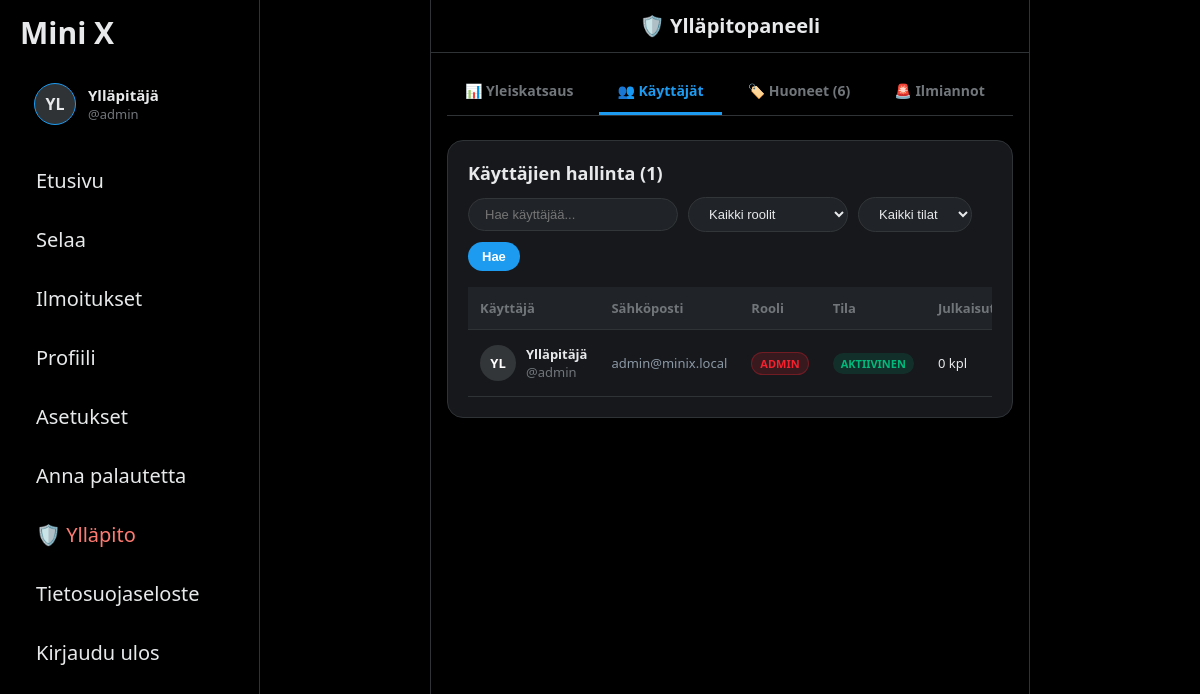
The app's page /index.php?page=admin&tab=users (signed in) with its own data.
### tables this page shows
CREATE TABLE `users` (
  `id` int(11) NOT NULL,
  `username` varchar(30) NOT NULL,
  `display_name` varchar(30) DEFAULT NULL,
  `password` varchar(255) NOT NULL,
  `role` enum('user','admin') NOT NULL DEFAULT 'user',
  `email` varchar(255) DEFAULT NULL,
  `avatar` varchar(255) DEFAULT NULL,
  `created_at` datetime NOT NULL DEFAULT current_timestamp(),
  `reset_token_hash` varchar(64) DEFAULT NULL,
  `reset_token_expires_at` datetime DEFAULT NULL,
  `deleted_at` datetime DEFAULT NULL
);

### functions/admin.php (called while the page is built, shortened)
<?php
function ensureAdminSchema($conn)
{
    static $checked = false;
    if ($checked || !$conn) {
        return true;
    }
    $checked = true;
    return true;
}
function getAdminOverviewStats($conn)
{
    $stats = [
        'total_users'     => 0,
        'active_users'    => 0,
        'suspended_users' => 0,
        'admin_users'     => 0,
        'total_posts'     => 0,
        'total_comments'  => 0,
        'total_likes'     => 0,
        'pending_reports' => 0,
        'unread_feedback' => 0,
        'total_rooms'     => 0,
    ];
    $res = $conn->query("SELECT
        COUNT(*) AS total,
        SUM(CASE WHEN deleted_at IS NULL THEN 1 ELSE 0 END) AS active,
        SUM(CASE WHEN deleted_at IS NOT NULL THEN 1 ELSE 0 END) AS suspended,
        SUM(CASE WHEN role = 'admin' THEN 1 ELSE 0 END) AS admins
    FROM users");
    if ($res && $row = $res->fetch_assoc()) {
        $stats['total_users'] = (int)$row['total'];
        $stats['active_users'] = (int)$row['active'];
        $stats['suspended_users'] = (int)$row['suspended'];
        $stats['admin_users'] = (int)$row['admins'];
    }
    $res = $conn->query("SELECT COUNT(*) AS total FROM posts");
    if ($res && $row = $res->fetch_assoc()) {
        $stats['total_posts'] = (int)$row['total'];
    }
    $res = $conn->query("SELECT COUNT(*) AS total FROM comments");
    if ($res && $row = $res->fetch_assoc()) {
        $stats['total_comments'] = (int)$row['total'];
    }
    $res = $conn->query("SELECT COUNT(*) AS total FROM likes");
    if ($res && $row = $res->fetch_assoc()) {
        $stats['total_likes'] = (int)$row['total'];
    }
    $res = $conn->query("SELECT COUNT(*) AS total FROM reports WHERE status = 'pending'");
    if ($res && $row = $res->fetch_assoc()) {
        $stats['pending_reports'] = (int)$row['total'];
    }
    $res = $conn->query("SELECT COUNT(*) AS total FROM feedbacks WHERE status = 'unread'");
    if ($res && $row = $res->fetch_assoc()) {
        $stats['unread_feedback'] = (int)$row['total'];
    }
    $res = $conn->query("SELECT COUNT(*) AS total FROM rooms");
    if ($res && $row = $res->fetch_assoc()) {
        $stats['total_rooms'] = (int)$row['total'];
    }
    return $stats;
}
function adminGetAllUsers($conn, $search = '', $roleFilter = 'all', $statusFilter = 'all')
{
    $sql = "SELECT id, username, display_name, email, avatar, role, created_at, deleted_at,
                   (SELECT COUNT(*) FROM posts WHERE posts.user_id = users.id) AS post_count,
                   (SELECT COUNT(*) FROM comments WHERE comments.user_id = users.id) AS comment_count
            FROM users WHERE 1=1";
    $sql .= " ORDER BY id DESC";
    $stmt = $conn->prepare($sql);
    $stmt->execute();
    $res = $stmt->get_result();
    $users = [];
    while ($row = $res->fetch_assoc()) {
        $users[] = $row;
    }
    return $users;
}

### functions/auth.php (called while the page is built, shortened)
<?php
function getUserAvatarUrl($avatar)
{
    return null;
}
function getUserInitials($username)
{
    $name = trim($username ?? '');
    $parts = preg_split('/\s+/', $name, -1, PREG_SPLIT_NO_EMPTY);
    $initials = mb_substr($name, 0, 2, 'UTF-8');
    return htmlspecialchars(mb_strtoupper($initials, 'UTF-8'), ENT_QUOTES, 'UTF-8');
}

### pages/admin.php (the view, shortened to what this page needs)
<?php
require_once __DIR__ . "/../functions/init.php";
$activeTab = trim($_GET['tab'] ?? 'overview');
$stats = getAdminOverviewStats($conn);
$userSearch = trim($_GET['user_search'] ?? '');
$userRoleFilter = trim($_GET['user_role'] ?? 'all');
$userStatusFilter = trim($_GET['user_status'] ?? 'all');
?>
<!DOCTYPE html>
<html lang="fi">
<head>
    <link rel="stylesheet" href="./css/main.css?v=<?= filemtime(__DIR__ . '/../css/main.css') ?>">
    <link rel="stylesheet" href="./css/sidebar.css?v=<?= filemtime(__DIR__ . '/../css/sidebar.css') ?>">
    <link rel="stylesheet" href="./css/header.css?v=<?= filemtime(__DIR__ . '/../css/header.css') ?>">
    <link rel="stylesheet" href="./css/toast.css?v=<?= filemtime(__DIR__ . '/../css/toast.css') ?>">
    <link rel="stylesheet" href="./css/admin.css?v=<?= filemtime(__DIR__ . '/../css/admin.css') ?>">
</head>
<body>
    <div class="layout">
        <?php include __DIR__ . '/../components/sidebar.php'; ?>
        <main class="feed">
            <?php
            include __DIR__ . '/../components/header.php';
            ?>
            <div class="admin-container">
                <nav class="admin-tabs" aria-label="Ylläpidon osiot">
                    <a href="index.php?page=admin&tab=overview" class="admin-tab-btn <?= $activeTab === 'overview' ? 'active' : '' ?>">
                        📊 Yleiskatsaus
                    </a>
                    <a href="index.php?page=admin&tab=users" class="admin-tab-btn <?= $activeTab === 'users' ? 'active' : '' ?>">
                        👥 Käyttäjät
                    </a>
                    <a href="index.php?page=admin&tab=rooms" class="admin-tab-btn <?= $activeTab === 'rooms' ? 'active' : '' ?>">
                        🏷️ Huoneet (<?= $stats['total_rooms'] ?>)
                    </a>
                    <a href="index.php?page=admin&tab=reports" class="admin-tab-btn <?= $activeTab === 'reports' ? 'active' : '' ?>">
                        🚨 Ilmiannot
                    </a>
                    <a href="index.php?page=admin&tab=feedbacks" class="admin-tab-btn <?= $activeTab === 'feedbacks' ? 'active' : '' ?>">
                    </a>
                </nav>
                <?php if ($activeTab === 'overview'): ?>
                    <div class="maintenance-card" style="border-left: 4px solid <?= $isMaintenance ? '#f4212e' : '#00ba7c' ?>;">
                        <div class="maintenance-info">
                            <h3>Huoltotila (Maintenance Mode): <?= $isMaintenance ? '<span style="color:#f4212e;">KÄYTÖSSÄ</span>' : '<span style="color:#00ba7c;">POIS PÄÄLTÄ</span>' ?></h3>
                            <p>
                                <?= $isMaintenance
                                    ? 'Sivusto on suljettu tavallisilta käyttäjiltä. Vain ylläpitäjät pääsevät kirjautumaan.'
                                    : 'Sivusto on avoinna kaikille käyttäjille normaalisti.' ?>
                            </p>
                        </div>
                        <form method="POST">
                            <input type="hidden" name="admin_action" value="toggle_maintenance">
                            <button type="submit" class="btn-admin-action <?= $isMaintenance ? 'btn-edit' : 'btn-suspend' ?>" onclick="return confirm('Haluatko varmasti vaihtaa huoltotilan tilaa?')">
                                <?= $isMaintenance ? 'Ota pois käytöstä' : 'Kytke huoltotila päälle' ?>
                            </button>
                        </form>
                    </div>
                    <div class="stats-grid">
                        <div class="stat-card">
                            <span class="stat-card-title">Käyttäjät yhteensä <span>👥</span></span>
                            <span class="stat-card-value"><?= number_format($stats['total_users']) ?></span>
                            <span class="stat-card-sub"><?= $stats['active_users'] ?> aktiivista · <?= $stats['suspended_users'] ?> jäädytettyä</span>
                        </div>
                        <div class="stat-card">
                            <span class="stat-card-title">Julkaisut <span>📝</span></span>
                            <span class="stat-card-value"><?= number_format($stats['total_posts']) ?></span>
                            <span class="stat-card-sub"><?= $stats['total_comments'] ?> kommenttia · <?= $stats['total_likes'] ?> tykkäystä</span>
                        </div>
                        <div class="stat-card">
                            <span class="stat-card-title">Käsittelemättömät ilmiannot <span>🚨</span></span>
                            <span class="stat-card-value" style="color: <?= $stats['pending_reports'] > 0 ? '#f4212e' : '#e7e9ea' ?>;">
                                <?= number_format($stats['pending_reports']) ?>
                            </span>
                            <span class="stat-card-sub"><a href="index.php?page=admin&tab=reports" style="color:#1d9bf0;">Käsittele ilmiannot &rarr;</a></span>
                        </div>
                        <div class="stat-card">
                            <span class="stat-card-title">Uudet palautteet <span>📩</span></span>
                            <span class="stat-card-value" style="color: <?= $stats['unread_feedback'] > 0 ? '#ff9800' : '#e7e9ea' ?>;">
                                <?= number_format($stats['unread_feedback']) ?>
                            </span>
                            <span class="stat-card-sub"><a href="index.php?page=admin&tab=feedbacks" style="color:#1d9bf0;">Lue palautteet &rarr;</a></span>
                        </div>
                    </div>
                    <div class="admin-card">
                        <div class="admin-card-header">
                            <h3 class="admin-card-title">Viimeisimmät ylläpidon toimet</h3>
                            <a href="index.php?page=admin&tab=logs" style="font-size:13px; color:#1d9bf0; text-decoration:none;">Näytä kaikki lokit &rarr;</a>
                        </div>
                        <?php $recentLogs = adminGetLogs($conn, 5); ?>
                        <?php if (!empty($recentLogs)): ?>
                            <div class="table-responsive">
                                <table class="admin-table">
                                    <thead>
                                        <tr>
                                            <th>Aika</th>
                                            <th>Ylläpitäjä</th>
                                            <th>Toiminto</th>
                                            <th>Tiedot</th>
                                        </tr>
                                    </thead>
                                    <tbody>
                                        <?php foreach ($recentLogs as $log): ?>
                                            <tr>
                                                <td style="color:#71767b; white-space:nowrap;"><?= formatTimeAgo($log['created_at']) ?></td>
                                                <td><strong>@<?= htmlspecialchars($log['admin_name']) ?></strong></td>
                                                <td><span class="admin-badge-pill badge-user"><?= htmlspecialchars($log['action']) ?></span></td>
                                                <td><?= htmlspecialchars($log['details']) ?></td>
                                            </tr>
                                        <?php endforeach; ?>
                                    </tbody>
                                </table>
                            </div>
                        <?php else: ?>
                            <p class="admin-empty-state">Ei kirjattuja toimintoja vielä.</p>
                        <?php endif; ?>
                    </div>
                <?php elseif ($activeTab === 'users'): ?>
                    <?php $usersList = adminGetAllUsers($conn, $userSearch, $userRoleFilter, $userStatusFilter); ?>
                    <div class="admin-card">
                        <div class="admin-card-header">
                            <h3 class="admin-card-title">Käyttäjien hallinta (<?= count($usersList) ?>)</h3>
                            <form method="GET" class="filter-bar">
                                <input type="text" name="user_search" class="admin-search-input" placeholder="Hae käyttäjää..." value="<?= htmlspecialchars($userSearch) ?>">
                                <select name="user_role" class="admin-select" onchange="this.form.submit()">
                                    <option value="all" <?= $userRoleFilter === 'all' ? 'selected' : '' ?>>Kaikki roolit</option>
                                </select>
                                <select name="user_status" class="admin-select" onchange="this.form.submit()">
                                    <option value="all" <?= $userStatusFilter === 'all' ? 'selected' : '' ?>>Kaikki tilat</option>
                                </select>
                                <button type="submit" class="btn-primary-action" style="padding: 7px 14px; font-size:13px;">Hae</button>
                            </form>
                        </div>
                        <div class="table-responsive">
                            <table class="admin-table">
                                <thead>
                                    <tr>
                                        <th>Käyttäjä</th>
                                        <th>Sähköposti</th>
                                        <th>Rooli</th>
                                        <th>Tila</th>
                                        <th>Julkaisut</th>
                                    </tr>
                                </thead>
                                <tbody>
                                    <?php if (!empty($usersList)): ?>
                                        <?php foreach ($usersList as $u): ?>
                                            <?php
                                            $uAvatar = getUserAvatarUrl($u['avatar']);
                                            $isSuspended = !empty($u['deleted_at']);
                                            ?>
                                            <tr>
                                                <td>
                                                    <div class="user-cell">
                                                        <?php if ($uAvatar): ?>
                                                            <img src="<?= $uAvatar ?>" alt="Avatar" class="user-avatar-sm">
                                                        <?php else: ?>
                                                            <div class="user-avatar-sm"><?= getUserInitials($u['display_name']) ?></div>
                                                        <?php endif; ?>
                                                        <div>
                                                            <strong><?= htmlspecialchars($u['display_name']) ?></strong><br>
                                                            <span style="color:#71767b;">@<?= htmlspecialchars($u['username']) ?></span>
                                                        </div>
                                                    </div>
                                                </td>
                                                <td style="color:#8b98a5;"><?= htmlspecialchars($u['email'] ?? '-') ?></td>
                                                <td>
                                                    <span class="admin-badge-pill <?= $u['role'] === 'admin' ? 'badge-admin' : 'badge-user' ?>">
                                                        <?= htmlspecialchars($u['role']) ?>
                                                    </span>
                                                </td>
                                                <td>
                                                    <span class="admin-badge-pill <?= $isSuspended ? 'badge-suspended' : 'badge-active' ?>">
                                                        <?= $isSuspended ? 'Jäädytetty' : 'Aktiivinen' ?>
                                                    </span>
                                                </td>
                                                <td><?= $u['post_count'] ?> kpl</td>
                                            </tr>
                                        <?php endforeach; ?>
                                    <?php else: ?>
                                        <tr>
                                            <td colspan="7" class="admin-empty-state">Käyttäjiä ei löytynyt hakuehdoilla.</td>
                                        </tr>
                                    <?php endif; ?>
                                </tbody>
                            </table>
                        </div>
                    </div>
                <?php endif; ?>
            </div>
        </main>
    </div>
</body>
</html>

### records on screen
users: display_name "YL", display_name "Ylläpitäjä", username "admin", email "admin@minix.local", role "ADMIN", shows "AKTIIVINEN", post_count "0"

### other values on screen
getUserInitials($sidebarDisplayName) "YL"
$sidebarDisplayName "Ylläpitäjä"
$sidebarUsername "admin"
$title "🛡️ Ylläpitopaneeli"
$stats['total_rooms'] "6"
count($usersList) "1"
